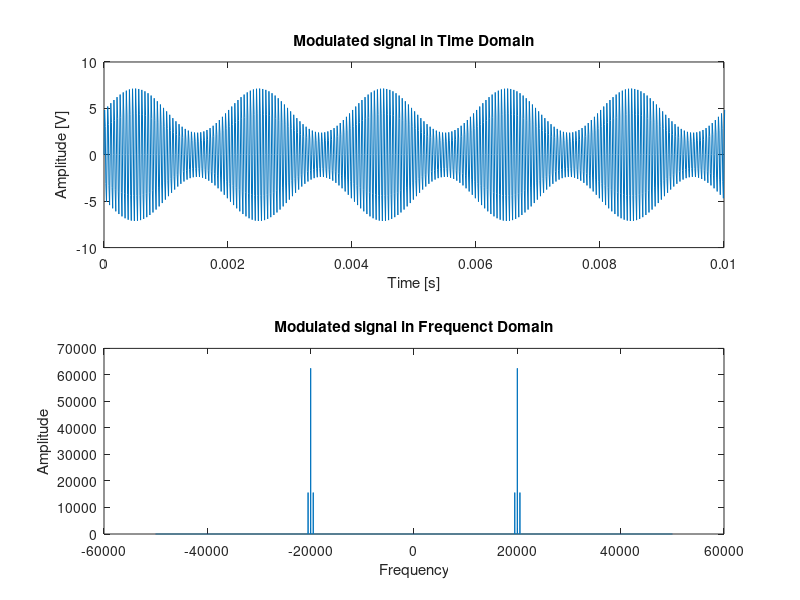

Recreate this plot in MATLAB.
fs = 100000; %sampling frequency
fc = 20000; %carrier frequency
fm = 500; %modulation frequency

N = 25000; %number of samples
Ts = 1/fs; %sampling period
m = 0.5; %modulation index

t = [0: Ts: N*Ts-Ts];
f = [-fs/2: fs/N: fs/2 - fs/N];

s = 5*sin(2*pi*fc*t); %carrier signal
x = sin(2*pi*fm*t); %modulation signal

y = ((1+m*x).*s); %modulated signal
Y= fft(y);

subplot(2,1,1);
plot(t,y);
xlim([0,0.01]);
xlabel('Time [s]'); ylabel('Amplitude [V]');
title('Modulated signal in Time Domain');

subplot(2,1,2);
plot(f,fftshift(abs(Y)));
xlabel('Frequency'); ylabel('Amplitude');
title('Modulated signal in Frequenct Domain');